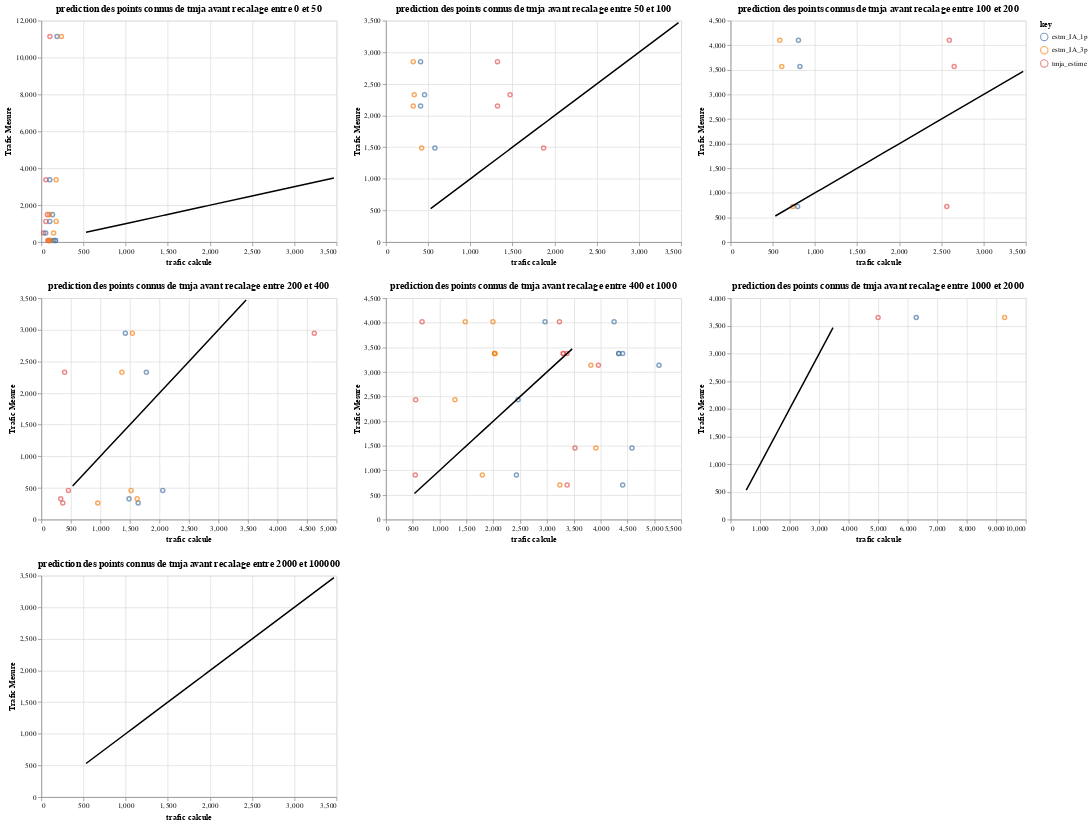

The notebook cell this image was saved under:
### Code cell
#analyse des prédiction par tranche de tmja avant recalage #attention : par secteur, sinon enlever la conidtion
lisGraphCompSolution=[alt.Chart(ResultatsEstimGeomCptConnu.loc[(ResultatsEstimGeomCptConnu.tmja<b)&(ResultatsEstimGeomCptConnu.tmja>a) & (ResultatsEstimGeomCptConnu.SEC=='18')]
              [['tmjo_2_sen','tmja_estime','estm_IA_1p','estm_IA_3p']], title=f'prediction des points connus de tmja avant recalage entre {a} et {b}').transform_fold(
        ['tmja_estime','estm_IA_1p','estm_IA_3p'] ).mark_point().encode(
        x='value:Q',
        y='tmjo_2_sen:Q',
        tooltip='tmjo_2_sen',
        color='key:N')+alt.Chart(dfZone).mark_line(color='black').encode(x=alt.X('tmjo_2_sen', title='trafic calcule'), y=alt.Y('tmjo_2_sen',title='Trafic Mesure'))
 for a,b in ((0,50),(50,100),(100,200),(200,400),(400,1000),(1000,2000),(2000,100000))]
 
GraphCompSolution=alt.vconcat(*[alt.hconcat(*[lisGraphCompSolution[i+j] for i in range(3) if i+j<7]) for j in range(0,10,3)])
GraphCompSolution

### Figure 1 — Vega-Lite specification as saved in the notebook (floating-point values rounded to 4 significant figures)
{"config": {"view": {"continuousWidth": 400, "continuousHeight": 300}}, "vconcat": [{"hconcat": [{"layer": [{"data": {"name": "data-cdffc86e01454c5104d2b37ac12b7686"}, "mark": "point", "encoding": {"color": {"type": "nominal", "field": "key"}, "tooltip": {"type": "quantitative", "field": "tmjo_2_sen"}, "x": {"type": "quantitative", "field": "value"}, "y": {"type": "quantitative", "field": "tmjo_2_sen"}}, "title": "prediction des points connus de tmja avant recalage entre 0 et 50", "transform": [{"fold": ["tmja_estime", "estm_IA_1p", "estm_IA_3p"]}]}, {"data": {"name": "data-688c5a015500d2396fe9a297232ff9c2"}, "mark": {"type": "line", "color": "black"}, "encoding": {"x": {"type": "quantitative", "field": "tmjo_2_sen", "title": "trafic calcule"}, "y": {"type": "quantitative", "field": "tmjo_2_sen", "title": "Trafic Mesure"}}}]}, {"layer": [{"data": {"name": "data-5579c7be44783f592d3987d7f0147645"}, "mark": "point", "encoding": {"color": {"type": "nominal", "field": "key"}, "tooltip": {"type": "quantitative", "field": "tmjo_2_sen"}, "x": {"type": "quantitative", "field": "value"}, "y": {"type": "quantitative", "field": "tmjo_2_sen"}}, "title": "prediction des points connus de tmja avant recalage entre 50 et 100", "transform": [{"fold": ["tmja_estime", "estm_IA_1p", "estm_IA_3p"]}]}, {"data": {"name": "data-688c5a015500d2396fe9a297232ff9c2"}, "mark": {"type": "line", "color": "black"}, "encoding": {"x": {"type": "quantitative", "field": "tmjo_2_sen", "title": "trafic calcule"}, "y": {"type": "quantitative", "field": "tmjo_2_sen", "title": "Trafic Mesure"}}}]}, {"layer": [{"data": {"name": "data-97a83224095d5d2235de9cc7f178d79d"}, "mark": "point", "encoding": {"color": {"type": "nominal", "field": "key"}, "tooltip": {"type": "quantitative", "field": "tmjo_2_sen"}, "x": {"type": "quantitative", "field": "value"}, "y": {"type": "quantitative", "field": "tmjo_2_sen"}}, "title": "prediction des points connus de tmja avant recalage entre 100 et 200", "transform": [{"fold": ["tmja_estime", "estm_IA_1p", "estm_IA_3p"]}]}, {"data": {"name": "data-688c5a015500d2396fe9a297232ff9c2"}, "mark": {"type": "line", "color": "black"}, "encoding": {"x": {"type": "quantitative", "field": "tmjo_2_sen", "title": "trafic calcule"}, "y": {"type": "quantitative", "field": "tmjo_2_sen", "title": "Trafic Mesure"}}}]}]}, {"hconcat": [{"layer": [{"data": {"name": "data-1090ef8c9e45dec4eb7b0f0cd2ed1fb1"}, "mark": "point", "encoding": {"color": {"type": "nominal", "field": "key"}, "tooltip": {"type": "quantitative", "field": "tmjo_2_sen"}, "x": {"type": "quantitative", "field": "value"}, "y": {"type": "quantitative", "field": "tmjo_2_sen"}}, "title": "prediction des points connus de tmja avant recalage entre 200 et 400", "transform": [{"fold": ["tmja_estime", "estm_IA_1p", "estm_IA_3p"]}]}, {"data": {"name": "data-688c5a015500d2396fe9a297232ff9c2"}, "mark": {"type": "line", "color": "black"}, "encoding": {"x": {"type": "quantitative", "field": "tmjo_2_sen", "title": "trafic calcule"}, "y": {"type": "quantitative", "field": "tmjo_2_sen", "title": "Trafic Mesure"}}}]}, {"layer": [{"data": {"name": "data-d1e06a9623af483eb5c6c50f6e9717eb"}, "mark": "point", "encoding": {"color": {"type": "nominal", "field": "key"}, "tooltip": {"type": "quantitative", "field": "tmjo_2_sen"}, "x": {"type": "quantitative", "field": "value"}, "y": {"type": "quantitative", "field": "tmjo_2_sen"}}, "title": "prediction des points connus de tmja avant recalage entre 400 et 1000", "transform": [{"fold": ["tmja_estime", "estm_IA_1p", "estm_IA_3p"]}]}, {"data": {"name": "data-688c5a015500d2396fe9a297232ff9c2"}, "mark": {"type": "line", "color": "black"}, "encoding": {"x": {"type": "quantitative", "field": "tmjo_2_sen", "title": "trafic calcule"}, "y": {"type": "quantitative", "field": "tmjo_2_sen", "title": "Trafic Mesure"}}}]}, {"layer": [{"data": {"name": "data-004d5bdde5dde0e582ce9414d4958e9a"}, "mark": "point", "encoding": {"color": {"type": "nominal", "field": "key"}, "tooltip": {"type": "quantitative", "field": "tmjo_2_sen"}, "x": {"type": "quantitative", "field": "value"}, "y": {"type": "quantitative", "field": "tmjo_2_sen"}}, "title": "prediction des points connus de tmja avant recalage entre 1000 et 2000", "transform": [{"fold": ["tmja_estime", "estm_IA_1p", "estm_IA_3p"]}]}, {"data": {"name": "data-688c5a015500d2396fe9a297232ff9c2"}, "mark": {"type": "line", "color": "black"}, "encoding": {"x": {"type": "quantitative", "field": "tmjo_2_sen", "title": "trafic calcule"}, "y": {"type": "quantitative", "field": "tmjo_2_sen", "title": "Trafic Mesure"}}}]}]}, {"hconcat": [{"layer": [{"data": {"name": "data-d751713988987e9331980363e24189ce"}, "mark": "point", "encoding": {"color": {"type": "nominal", "field": "key"}, "tooltip": {"type": "quantitative", "field": "tmjo_2_sen"}, "x": {"type": "quantitative", "field": "value"}, "y": {"type": "quantitative", "field": "tmjo_2_sen"}}, "title": "prediction des points connus de tmja avant recalage entre 2000 et 100000", "transform": [{"fold": ["tmja_estime", "estm_IA_1p", "estm_IA_3p"]}]}, {"data": {"name": "data-688c5a015500d2396fe9a297232ff9c2"}, "mark": {"type": "line", "color": "black"}, "encoding": {"x": {"type": "quantitative", "field": "tmjo_2_sen", "title": "trafic calcule"}, "y": {"type": "quantitative", "field": "tmjo_2_sen", "title": "Trafic Mesure"}}}]}]}, {"hconcat": []}], "$schema": "https://vega.github.io/schema/vega-lite/v4.8.1.json", "datasets": {"data-cdffc86e01454c5104d2b37ac12b7686": [{"tmjo_2_sen": 11140.0, "tmja_estime": 101.7, "estm_IA_1p": 186.2, "estm_IA_3p": 238.3}, {"tmjo_2_sen": 1487.0, "tmja_estime": 72.07, "estm_IA_1p": 132.4, "estm_IA_3p": 96.75}, {"tmjo_2_sen": 81.0, "tmja_estime": 90.74, "estm_IA_1p": 166.3, "estm_IA_3p": 108.5}, {"tmjo_2_sen": 1120.0, "tmja_estime": 54.23, "estm_IA_1p": 100.3, "estm_IA_3p": 175.8}, {"tmjo_2_sen": 490.0, "tmja_estime": 27.12, "estm_IA_1p": 51.73, "estm_IA_3p": 145.1}, {"tmjo_2_sen": 81.0, "tmja_estime": 92.08, "estm_IA_1p": 168.7, "estm_IA_3p": 110.3}, {"tmjo_2_sen": 3375.0, "tmja_estime": 54.23, "estm_IA_1p": 100.3, "estm_IA_3p": 175.8}, {"tmjo_2_sen": 81.0, "tmja_estime": 77.75, "estm_IA_1p": 142.7, "estm_IA_3p": 90.31}], "data-688c5a015500d2396fe9a297232ff9c2": [{"tmjo_2_sen": 1024.0, "SEC": "5", "type_estim": "tmja_estime", "tmjo_estim": 1012.0}, {"tmjo_2_sen": 1024.0, "SEC": "5", "type_estim": "estm_IA_1p", "tmjo_estim": 1464.0}, {"tmjo_2_sen": 1024.0, "SEC": "5", "type_estim": "estm_IA_3p", "tmjo_estim": 1432.0}, {"tmjo_2_sen": 1024.0, "SEC": "5", "type_estim": "tmja_estime", "tmjo_estim": 1036.0}, {"tmjo_2_sen": 1024.0, "SEC": "5", "type_estim": "estm_IA_1p", "tmjo_estim": 1498.0}, {"tmjo_2_sen": 1024.0, "SEC": "5", "type_estim": "estm_IA_3p", "tmjo_estim": 1465.0}, {"tmjo_2_sen": 1832.0, "SEC": "5", "type_estim": "tmja_estime", "tmjo_estim": 1832.0}, {"tmjo_2_sen": 1832.0, "SEC": "5", "type_estim": "estm_IA_1p", "tmjo_estim": 2724.0}, {"tmjo_2_sen": 1832.0, "SEC": "5", "type_estim": "estm_IA_3p", "tmjo_estim": 2595.0}, {"tmjo_2_sen": 1078.0, "SEC": "5", "type_estim": "tmja_estime", "tmjo_estim": 1316.0}, {"tmjo_2_sen": 1078.0, "SEC": "5", "type_estim": "estm_IA_1p", "tmjo_estim": 1632.0}, {"tmjo_2_sen": 1078.0, "SEC": "5", "type_estim": "estm_IA_3p", "tmjo_estim": 1573.0}, {"tmjo_2_sen": 1591.0, "SEC": "5", "type_estim": "tmja_estime", "tmjo_estim": 1240.0}, {"tmjo_2_sen": 1591.0, "SEC": "5", "type_estim": "estm_IA_1p", "tmjo_estim": 1540.0}, {"tmjo_2_sen": 1591.0, "SEC": "5", "type_estim": "estm_IA_3p", "tmjo_estim": 1494.0}, {"tmjo_2_sen": 530.0, "SEC": "5", "type_estim": "tmja_estime", "tmjo_estim": 536.5}, {"tmjo_2_sen": 530.0, "SEC": "5", "type_estim": "estm_IA_1p", "tmjo_estim": 288.1}, {"tmjo_2_sen": 530.0, "SEC": "5", "type_estim": "estm_IA_3p", "tmjo_estim": 283.8}, {"tmjo_2_sen": 1914.0, "SEC": "5", "type_estim": "tmja_estime", "tmjo_estim": 16.54}, {"tmjo_2_sen": 1914.0, "SEC": "5", "type_estim": "estm_IA_1p", "tmjo_estim": 9.432}, {"tmjo_2_sen": 1914.0, "SEC": "5", "type_estim": "estm_IA_3p", "tmjo_estim": 35.01}, {"tmjo_2_sen": 1448.0, "SEC": "5", "type_estim": "tmja_estime", "tmjo_estim": 1289.0}, {"tmjo_2_sen": 1448.0, "SEC": "5", "type_estim": "estm_IA_1p", "tmjo_estim": 1954.0}, {"tmjo_2_sen": 1448.0, "SEC": "5", "type_estim": "estm_IA_3p", "tmjo_estim": 1868.0}, {"tmjo_2_sen": 1962.0, "SEC": "5", "type_estim": "tmja_estime", "tmjo_estim": 229.1}, {"tmjo_2_sen": 1962.0, "SEC": "5", "type_estim": "estm_IA_1p", "tmjo_estim": 123.3}, {"tmjo_2_sen": 1962.0, "SEC": "5", "type_estim": "estm_IA_3p", "tmjo_estim": 121.4}, {"tmjo_2_sen": 3469.0, "SEC": "5", "type_estim": "tmja_estime", "tmjo_estim": 217.9}, {"tmjo_2_sen": 3469.0, "SEC": "5", "type_estim": "estm_IA_1p", "tmjo_estim": 117.3}, {"tmjo_2_sen": 3469.0, "SEC": "5", "type_estim": "estm_IA_3p", "tmjo_estim": 210.6}, {"tmjo_2_sen": 2457.0, "SEC": "5", "type_estim": "tmja_estime", "tmjo_estim": 2457.0}, {"tmjo_2_sen": 2457.0, "SEC": "5", "type_estim": "estm_IA_1p", "tmjo_estim": 1311.0}, {"tmjo_2_sen": 2457.0, "SEC": "5", "type_estim": "estm_IA_3p", "tmjo_estim": 1347.0}, {"tmjo_2_sen": 1472.0, "SEC": "5", "type_estim": "tmja_estime", "tmjo_estim": 1585.0}, {"tmjo_2_sen": 1472.0, "SEC": "5", "type_estim": "estm_IA_1p", "tmjo_estim": 2380.0}, {"tmjo_2_sen": 1472.0, "SEC": "5", "type_estim": "estm_IA_3p", "tmjo_estim": 2253.0}], "data-5579c7be44783f592d3987d7f0147645": [{"tmjo_2_sen": 2327.0, "tmja_estime": 1471.0, "estm_IA_1p": 456.8, "estm_IA_3p": 335.8}, {"tmjo_2_sen": 2852.0, "tmja_estime": 1322.0, "estm_IA_1p": 410.4, "estm_IA_3p": 323.6}, {"tmjo_2_sen": 2152.0, "tmja_estime": 1322.0, "estm_IA_1p": 410.4, "estm_IA_3p": 323.6}, {"tmjo_2_sen": 1487.0, "tmja_estime": 1869.0, "estm_IA_1p": 580.2, "estm_IA_3p": 423.2}], "data-97a83224095d5d2235de9cc7f178d79d": [{"tmjo_2_sen": 3568.0, "tmja_estime": 2651.0, "estm_IA_1p": 821.8, "estm_IA_3p": 606.5}, {"tmjo_2_sen": 4100.0, "tmja_estime": 2593.0, "estm_IA_1p": 804.0, "estm_IA_3p": 582.8}, {"tmjo_2_sen": 724.0, "tmja_estime": 2564.0, "estm_IA_1p": 794.9, "estm_IA_3p": 737.6}], "data-1090ef8c9e45dec4eb7b0f0cd2ed1fb1": [{"tmjo_2_sen": 2944.0, "tmja_estime": 4624.0, "estm_IA_1p": 1423.0, "estm_IA_3p": 1542.0}, {"tmjo_2_sen": 461.0, "tmja_estime": 459.0, "estm_IA_1p": 2057.0, "estm_IA_3p": 1520.0}, {"tmjo_2_sen": 261.0, "tmja_estime": 363.5, "estm_IA_1p": 1640.0, "estm_IA_3p": 956.3}, {"tmjo_2_sen": 327.0, "tmja_estime": 328.4, "estm_IA_1p": 1486.0, "estm_IA_3p": 1622.0}, {"tmjo_2_sen": 2327.0, "tmja_estime": 395.0, "estm_IA_1p": 1779.0, "estm_IA_3p": 1365.0}], "data-d1e06a9623af483eb5c6c50f6e9717eb": [{"tmjo_2_sen": 3375.0, "tmja_estime": 3304.0, "estm_IA_1p": 4337.0, "estm_IA_3p": 2024.0}, {"tmjo_2_sen": 1456.0, "tmja_estime": 3522.0, "estm_IA_1p": 4583.0, "estm_IA_3p": 3910.0}, {"tmjo_2_sen": 700.0, "tmja_estime": 3375.0, "estm_IA_1p": 4410.0, "estm_IA_3p": 3240.0}, {"tmjo_2_sen": 904.0, "tmja_estime": 546.2, "estm_IA_1p": 2430.0, "estm_IA_3p": 1796.0}, {"tmjo_2_sen": 2434.0, "tmja_estime": 553.4, "estm_IA_1p": 2461.0, "estm_IA_3p": 1285.0}, {"tmjo_2_sen": 4022.0, "tmja_estime": 3232.0, "estm_IA_1p": 4251.0, "estm_IA_3p": 1993.0}, {"tmjo_2_sen": 3136.0, "tmja_estime": 3958.0, "estm_IA_1p": 5087.0, "estm_IA_3p": 3818.0}, {"tmjo_2_sen": 3375.0, "tmja_estime": 3304.0, "estm_IA_1p": 4337.0, "estm_IA_3p": 2024.0}, {"tmjo_2_sen": 3375.0, "tmja_estime": 3375.0, "estm_IA_1p": 4409.0, "estm_IA_3p": 2031.0}, {"tmjo_2_sen": 4022.0, "tmja_estime": 672.7, "estm_IA_1p": 2964.0, "estm_IA_3p": 1477.0}], "data-004d5bdde5dde0e582ce9414d4958e9a": [{"tmjo_2_sen": 3650.0, "tmja_estime": 4997.0, "estm_IA_1p": 6289.0, "estm_IA_3p": 9281.0}], "data-d751713988987e9331980363e24189ce": []}}
